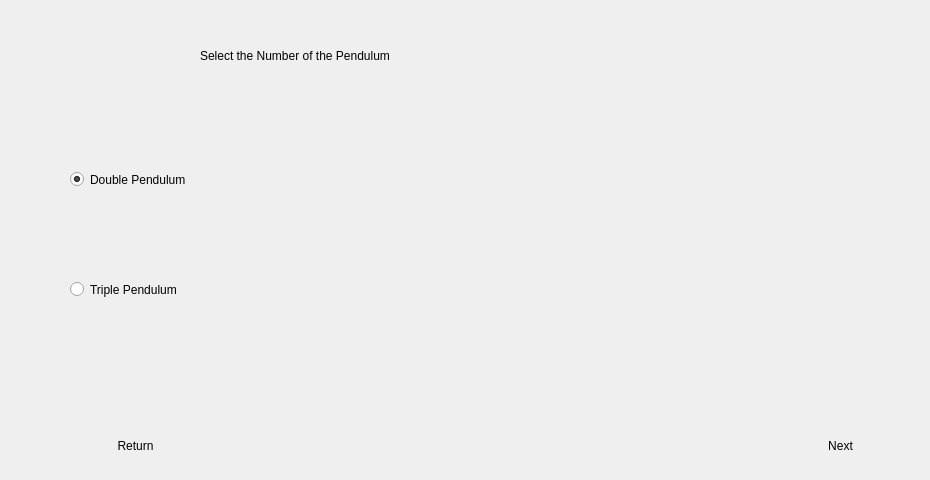
   <widget class="QWidget" name="SubStart1">
    <widget class="QRadioButton" name="Double">
     <property name="geometry">
      <rect>
       <x>70</x>
       <y>170</y>
       <width>261</width>
       <height>19</height>
      </rect>
     </property>
     <property name="styleSheet">
      <string notr="true">font: 75 11pt &quot;Microsoft YaHei UI&quot;;</string>
     </property>
     <property name="text">
      <string>Double Pendulum</string>
     </property>
     <property name="checked">
      <bool>true</bool>
     </property>
    </widget>
    <widget class="QRadioButton" name="Triple">
     <property name="geometry">
      <rect>
       <x>70</x>
       <y>280</y>
       <width>231</width>
       <height>19</height>
      </rect>
     </property>
     <property name="styleSheet">
      <string notr="true">font: 75 11pt &quot;Microsoft YaHei UI&quot;;</string>
     </property>
     <property name="text">
      <string>Triple Pendulum</string>
     </property>
    </widget>
    <widget class="QLabel" name="label_5">
     <property name="geometry">
      <rect>
       <x>200</x>
       <y>30</y>
       <width>551</width>
       <height>51</height>
      </rect>
     </property>
     <property name="styleSheet">
      <string notr="true">font: 75 italic 20pt &quot;Yu Mincho Demibold&quot;;</string>
     </property>
     <property name="text">
      <string>Select the Number of the Pendulum</string>
     </property>
    </widget>
    <widget class="QPushButton" name="StartButton_2">
     <property name="geometry">
      <rect>
       <x>760</x>
       <y>420</y>
       <width>161</width>
       <height>51</height>
      </rect>
     </property>
     <property name="styleSheet">
      <string notr="true">font: 75 italic 20pt &quot;Yu Mincho Demibold&quot;;</string>
     </property>
     <property name="text">
      <string>Next</string>
     </property>
     <property name="flat">
      <bool>true</bool>
     </property>
    </widget>
    <widget class="QPushButton" name="StartButton_3">
     <property name="geometry">
      <rect>
       <x>60</x>
       <y>420</y>
       <width>151</width>
       <height>51</height>
      </rect>
     </property>
     <property name="styleSheet">
      <string notr="true">font: 75 italic 20pt &quot;Yu Mincho Demibold&quot;;</string>
     </property>
     <property name="text">
      <string>Return</string>
     </property>
     <property name="flat">
      <bool>true</bool>
     </property>
    </widget>
   </widget>
